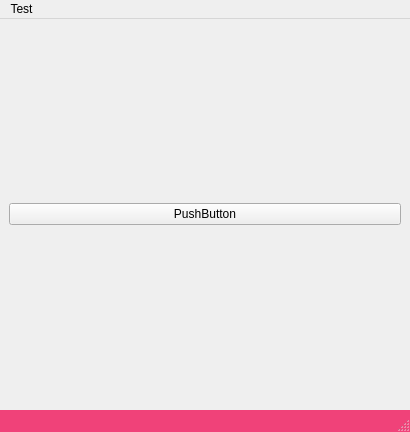
<?xml version="1.0" encoding="UTF-8"?>
<ui version="4.0">
 <class>MainWindow</class>
 <widget class="QMainWindow" name="MainWindow">
  <property name="geometry">
   <rect>
    <x>0</x>
    <y>0</y>
    <width>410</width>
    <height>432</height>
   </rect>
  </property>
  <property name="windowTitle">
   <string>MainWindow</string>
  </property>
  <widget class="QWidget" name="centralwidget">
   <layout class="QGridLayout" name="gridLayout">
    <item row="0" column="0">
     <widget class="QPushButton" name="pushButton">
      <property name="text">
       <string>PushButton</string>
      </property>
     </widget>
    </item>
    <item row="1" column="0">
     <layout class="QGridLayout" name="gridLayoutBtns"/>
    </item>
   </layout>
  </widget>
  <widget class="QMenuBar" name="menubar">
   <property name="geometry">
    <rect>
     <x>0</x>
     <y>0</y>
     <width>410</width>
     <height>22</height>
    </rect>
   </property>
   <widget class="QMenu" name="menuTest">
    <property name="title">
     <string>Test</string>
    </property>
   </widget>
   <addaction name="menuTest"/>
  </widget>
  <widget class="QStatusBar" name="statusbar">
   <property name="enabled">
    <bool>false</bool>
   </property>
   <property name="palette">
    <palette>
     <active>
      <colorrole role="Window">
       <brush brushstyle="SolidPattern">
        <color alpha="255">
         <red>240</red>
         <green>66</green>
         <blue>121</blue>
        </color>
       </brush>
      </colorrole>
     </active>
     <inactive>
      <colorrole role="Window">
       <brush brushstyle="SolidPattern">
        <color alpha="255">
         <red>240</red>
         <green>240</green>
         <blue>240</blue>
        </color>
       </brush>
      </colorrole>
     </inactive>
     <disabled>
      <colorrole role="Window">
       <brush brushstyle="SolidPattern">
        <color alpha="255">
         <red>240</red>
         <green>66</green>
         <blue>121</blue>
        </color>
       </brush>
      </colorrole>
     </disabled>
    </palette>
   </property>
   <property name="autoFillBackground">
    <bool>true</bool>
   </property>
  </widget>
 </widget>
 <resources/>
 <connections/>
</ui>
